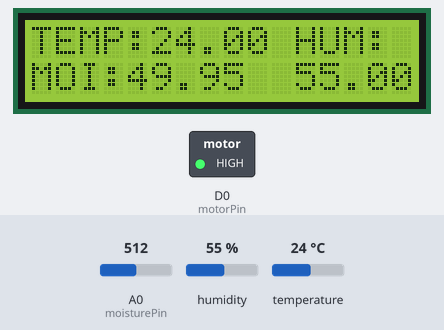
The sketch below on a simulated ESP8266 (NodeMCU). On the bench: 16×2 character LCD, switched loads named in the sketch (green lamp = pin HIGH). Inputs (shaded band) come from the test bench; at power-on: humidity 55 %, A0 (moisturePin) = 512, temperature 24 °C. WiFi joins after 1.5 s; servers stay silent unless stated; uploads are accepted with an empty reply; what the sketch prints to the serial monitor is not drawn.

Above: at 16.0 s.
16.1 s: humidity set to 22 %
At 22.0 s:
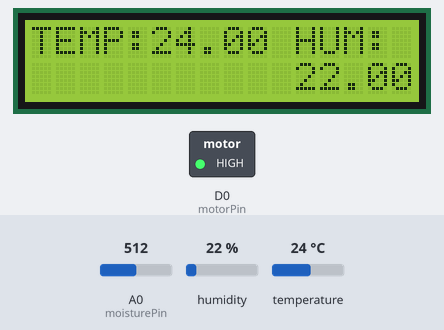
24.2 s: A0 (moisturePin) set to 330
At 30.4 s:
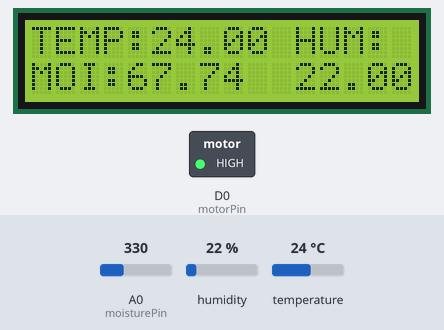
31.0 s: temperature set to 12 °C
At 37.5 s:
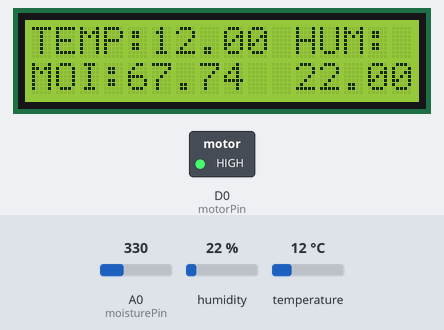
37.8 s: A0 (moisturePin) set to 350
At 43.7 s:
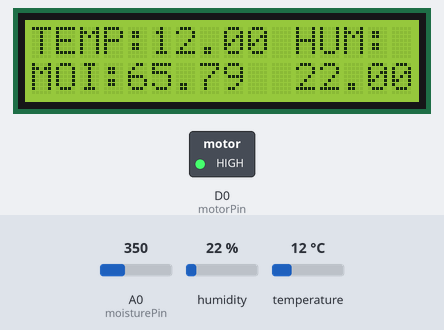
44.5 s: humidity set to 40 %
At 50.9 s:
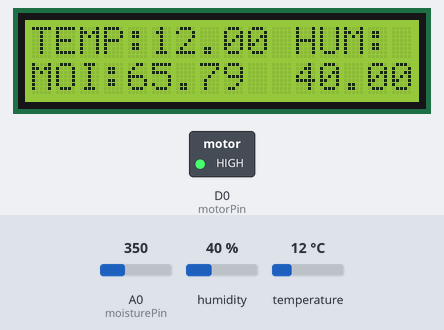
51.3 s: A0 (moisturePin) set to 306
At 58.1 s:
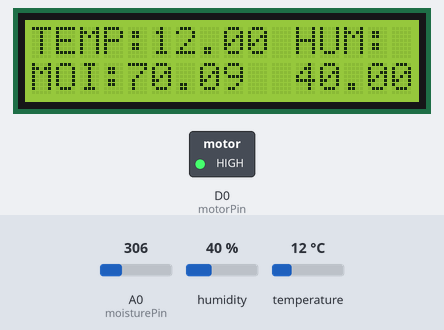
Timing chart, 0 to 59.1 s (numbered marks = the images above; inputs shaded):
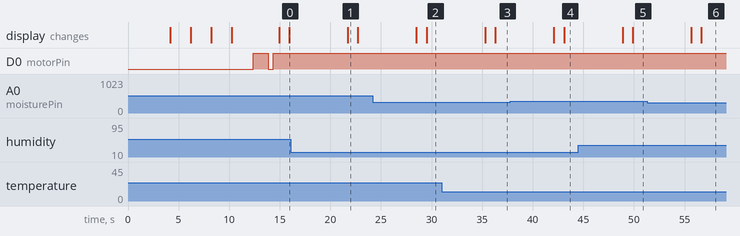

The sketch:

bestttttttttt.ino
```cpp
#include <ESP8266WiFi.h>
#include <ArduinoJson.h>
#include <LiquidCrystal_I2C.h>
#include "DHT.h"
#include <ESP8266HTTPClient.h>

LiquidCrystal_I2C lcd(0x27, 16, 2);


///////////////////////////////////////////////////////////////
//soil moisture pin port on nodmcu
const int moisturePin = A0;
//motor pin that connect the actuater  to relay on nodmcu
const int motorPin = D0;

#define DHTTYPE DHT11
// DHT Sensor

#define DHTPIN D6
uint8_t DHTPin = D6;
#define DHTTYPE DHT11

DHT dht(DHTPIN,DHTTYPE);
float Temperature;
float Humidity;
float moisturePercentage;


///////////////////// SENDING DATA ON DATABASE/////////////////////////////////


// Replace with your network credentials
const char* ssid     = "GERD";
const char* password = "";

// REPLACE with your Domain name and URL path or IP address with path
const char* host = "192.168.43.230";
String urll;
String url;

// Keep this API Key value to be compatible with the PHP code provided in the project page.
// If you change the apiKeyValue value, the PHP file /post-esp-data.php also needs to have the same key
String apiKeyValue = "tPmAT5Ab3j7F9";

int sensorName = 1;
int sensorLocation = 1;


unsigned long delayStart = 0; // the time the delay started
unsigned long timeInterval = 0;

void setup() {

  pinMode(DHTPin, INPUT);

  dht.begin();

  lcd.clear();
  lcd.begin(16,2);
  lcd.init();
  lcd.backlight();

  lcd.setCursor(0,0);
  lcd.print("Powered By:");
  lcd.setCursor(0,1);
  lcd.print("Smart Farming");
  delay(4000);
  lcd.clear();

 lcd.clear();
 lcd.setCursor(0,0);
 lcd.print("Project By:");
 lcd.setCursor(0,1);
 lcd.print("Section 3 Team 1");
 delay(2000);

 lcd.clear();
 lcd.setCursor(0,0);
 lcd.print("TEAM MEMBERS ");
 lcd.setCursor(0,1);
 lcd.print("HABTAMU 059/16");
 delay(2000);

 lcd.clear();
 lcd.setCursor(0,0);
 lcd.print("EYOB  044/16 ");
 lcd.setCursor(0,1);
 lcd.print("GUTEMA 058/16");
 delay(2000);


 lcd.clear();
 lcd.setCursor(0,0);
 lcd.print("MULU  085/16 ");
 lcd.setCursor(0,1);
 lcd.print("TESFAZER 049/16");
 delay(2000);


  Serial.begin(115200);
  delay(100);
  /////////////////////// CONTROL PIN///////////////////
  pinMode( moisturePin, INPUT);
  pinMode(D0, OUTPUT); ////motor pin D0 pin in Nodemcu

  digitalWrite(D0, HIGH); //High is Low, Low is High
  Serial.println();
  Serial.println();
  //////////////////////////////////////////

  Serial.println();

  Serial.print("Connecting to ");
  Serial.println(ssid);


  WiFi.begin(ssid, password);
  while (WiFi.status() != WL_CONNECTED) {
    delay(500);
    Serial.print(".");
  }

  Serial.println("");
  Serial.println("WiFi connected");
  Serial.println("IP address: ");
  Serial.println(WiFi.localIP());
  Serial.print("Netmask: ");
  Serial.println(WiFi.subnetMask());
  Serial.print("Gateway: ");
  Serial.println(WiFi.gatewayIP());

  ///////////////////////////// CONTROL PIN ///////////////////////////////
  digitalWrite(D0, LOW);
  delay(500);
  digitalWrite(D0, HIGH);
  delay(500);
  ////////////////////////////////////////////////////////////
  delayStart = millis();   // start delay
  timeInterval = 2000;


}

void controlPin() {
  int motor_on;
  int delay_value;
  int user_min; //user min
  int user_max; //user max
  int cur_value; //current value
  int def_min = 340; //default value
  int def_max = 921; //default value
  String defMode = "MAN";
  Serial.print("connecting to.. ");
  Serial.println(host);

  WiFiClient client;
  const int httpPort = 80;
  if (!client.connect(host, httpPort)) {
    Serial.println("connection failed");
    return;
  }


  url = "/try/motor/read.php?id=568";
  Serial.println("Sending GET Request..");

  Serial.print("Requesting URL: ");
  Serial.println(url);

  client.print(String("GET ") + url + " HTTP/1.0\r\n" +
               "Host: " + host + "\r\n" +
               "Connection: close\r\n\r\n");
  delay(1000);
  String section = "header";
  while (client.available()) {
    String line = client.readStringUntil('\r');
    //Serial.print(line);
    // we’ll parse the HTML body here
    if (section == "header") { // headers..

      if (line == "\n") { // skips the empty space at the beginning
        section = "json";
      }
    }
    else if (section == "json") { // print the good stuff
      section = "ignore";
      String result = line.substring(1);
      Serial.println("result = " + result);

      // Parse JSON
      int size = result.length() + 1;
      char json[size];
      result.toCharArray(json, size);
      StaticJsonBuffer<220> jsonBuffer;
      JsonObject& json_parsed = jsonBuffer.parseObject(json);

      if (!json_parsed.success())
      {
        Serial.println(json);
        Serial.println("parseObject() failed");
        return;
      }
      String motor1 = json_parsed["motor"][0]["Status"];
      String delay_val = json_parsed["motor"][0]["delay"];
      String new_val = json_parsed["motor"][0]["new_value"];
      String usr_min = json_parsed["motor"][0]["min"];
      String usr_max = json_parsed["motor"][0]["max"];
      String modeOn = json_parsed["motor"][0]["mode"];
      delay_value = (delay_val).toInt();
      cur_value = (new_val).toInt();
      motor_on = (motor1).toInt();
      user_min = (usr_min).toInt();
      user_max = (usr_max).toInt();

      if(user_min==0){
        user_min = def_min;
      }
      if(user_max==0){
        user_max = def_max;
      }
      if(modeOn == ""){
        modeOn = defMode;
      }

      //String motor2 = json_parsed["motor"][1]["status"];
      Serial.println("motor = " + motor_on);
      Serial.print("current value = "); Serial.println(cur_value);
      Serial.print("minimum = "); Serial.println( user_min);
      Serial.print("maximum = "); Serial.println( user_max);
      Serial.println("mode = " + modeOn);


      ///////////////// CONTROL PIN /////////////////////
      if(modeOn == "AUTO"){
        if(cur_value>user_min && cur_value<user_max){
          Serial.print("Motor is On (Auto Mode)");
          digitalWrite(D0, HIGH);
        }else if(cur_value<user_min || cur_value>user_max){
          Serial.print("Motor is Off (Auto Mode)");
          digitalWrite(D0, LOW);
        }
      }else if(modeOn == "MAN"){
          if (motor_on == 0) {
          digitalWrite(D0, LOW);
          Serial.println("Motor is Off (Manual Mode)");
        }
        else if (motor_on == 1) {
          digitalWrite(D0, HIGH);
          Serial.println("Motor is ON(Manual Mode)");
        }
      }
    }
  }
  Serial.println();
  Serial.println("closing connection");
  delay(delay_value);
}

void loop() {

    lcd.clear();
 if(isnan(Temperature) || isnan(Humidity) || isnan(moisturePercentage)){
    lcd.clear();
    lcd.setCursor(1, 0);
    lcd.println("Failed to read Sensor Data check cables!!");
    return;
  }


  //humidty
  Temperature = dht.readTemperature(); // Gets the values of the temperature
  Humidity = dht.readHumidity(); // Gets the values of the humidity
  lcd.setCursor(0,0);
  lcd.print("TEMP:");
  lcd.setCursor(5,0);
  lcd.print(Temperature);

  lcd.setCursor(11,0);
  lcd.print("HUM:");
  lcd.setCursor(11,1);
  lcd.print(Humidity);
  delay(1000);

  // Read moisture sensor value
   moisturePercentage = ( 100.00 - ( (analogRead(moisturePin) / 1023.00) * 100.00 ) );


  lcd.setCursor(0,1);
  lcd.print("MOI:");
  lcd.setCursor(4, 1);
  lcd.print(moisturePercentage);


  Serial.print("connecting to ");
  Serial.println(host);

  WiFiClient client;
  const int httpPort = 80;
  if (!client.connect(host, httpPort)) {
    Serial.println("connection failed");
    return;
  }

  String ht ="http://";
  urll="/try/post-esp-data.php";
  String address = ht + host + urll;

  if(WiFi.status()== WL_CONNECTED){
    HTTPClient http;

    // Your Domain name with URL path or IP address with path
    http.begin(address);

    // Specify content-type header
    http.addHeader("Content-Type", "application/x-www-form-urlencoded");

    // Prepare your HTTP POST request data
    String httpRequestData = "api_key=" + apiKeyValue + "&sensor=" + sensorName
                          + "&location=" + sensorLocation + "&value1=" + String(Temperature)
                          + "&value2=" + String(Humidity) + "&value3=" + String(moisturePercentage);
    Serial.print("httpRequestData: ");
    Serial.println(httpRequestData);


    // Send HTTP POST request
    int httpResponseCode = http.POST(httpRequestData);


    if (httpResponseCode>0) {
      Serial.print("HTTP Response code: ");
      Serial.println(httpResponseCode);
    }
    else {
      Serial.print("Error code: ");
      Serial.println(httpResponseCode);
    }
    // Free resources
    http.end();
  }
  else {
    Serial.println("WiFi Disconnected");
  }
  //Send an HTTP POST request every 30 seconds
  delay(1000);

    client.print(String("GET ") + url + " HTTP/1.0\r\n" +
                 "Host: " + host + "\r\n" +
                 "Connection: close\r\n\r\n");


  while (client.available()) {
    String line = client.readStringUntil('\r');
    Serial.print(line);
  }
  Serial.println();
  Serial.println("closing connection");
  //  if((millis() - delayStart) >= timeInterval){
  //    delayStart = millis();
  //  }
  delay(1000);//2min=120000, 1.5min=90000
  controlPin();
}
```

Measured:
- after the input at 16.1 s, the display: changes after 5.6 s (image 1)
- after the input at 24.2 s, the display: first differs from a run without the input after 5.3 s (image 2)
- after the input at 31.0 s, the display: first changes after 4.3 s (image 3 shows a later state)
- after the input at 37.8 s, the display: first differs from a run without the input after 5.3 s (image 4)
- after the input at 44.5 s, the display: first changes after 4.4 s (image 5 shows a later state)
- after the input at 51.3 s, the display: first differs from a run without the input after 5.4 s (image 6)
- what the display in image 1 shows lasts 1.0 s, from 21.7 s to 22.7 s
